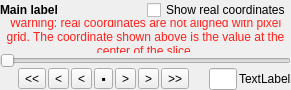
<?xml version="1.0" encoding="UTF-8"?>
<ui version="4.0">
 <class>Form</class>
 <widget class="QWidget" name="Form">
  <property name="geometry">
   <rect>
    <x>0</x>
    <y>0</y>
    <width>291</width>
    <height>90</height>
   </rect>
  </property>
  <property name="windowTitle">
   <string>Form</string>
  </property>
  <layout class="QVBoxLayout" name="verticalLayout">
   <property name="spacing">
    <number>0</number>
   </property>
   <property name="margin">
    <number>0</number>
   </property>
   <item>
    <layout class="QHBoxLayout" name="horizontalLayout_4">
     <item>
      <widget class="QLabel" name="text_label">
       <property name="font">
        <font>
         <weight>75</weight>
         <bold>true</bold>
        </font>
       </property>
       <property name="text">
        <string>Main label</string>
       </property>
      </widget>
     </item>
     <item>
      <spacer name="horizontalSpacer_4">
       <property name="orientation">
        <enum>Qt::Horizontal</enum>
       </property>
       <property name="sizeHint" stdset="0">
        <size>
         <width>40</width>
         <height>20</height>
        </size>
       </property>
      </spacer>
     </item>
     <item>
      <widget class="QCheckBox" name="bool_use_world">
       <property name="text">
        <string>Show real coordinates</string>
       </property>
       <property name="checkable">
        <bool>true</bool>
       </property>
       <property name="checked">
        <bool>false</bool>
       </property>
      </widget>
     </item>
    </layout>
   </item>
   <item>
    <widget class="QLabel" name="text_warning">
     <property name="styleSheet">
      <string notr="true">color: rgb(255, 33, 28)</string>
     </property>
     <property name="text">
      <string>Warning: real coordinates are not aligned with pixel grid. The coordinate shown above is the value at the center of the slice.</string>
     </property>
     <property name="alignment">
      <set>Qt::AlignCenter</set>
     </property>
     <property name="wordWrap">
      <bool>true</bool>
     </property>
    </widget>
   </item>
   <item>
    <layout class="QHBoxLayout" name="horizontalLayout_2">
     <property name="spacing">
      <number>10</number>
     </property>
     <item>
      <widget class="QSlider" name="value_slice_center">
       <property name="orientation">
        <enum>Qt::Horizontal</enum>
       </property>
      </widget>
     </item>
    </layout>
   </item>
   <item>
    <layout class="QHBoxLayout" name="horizontalLayout">
     <property name="spacing">
      <number>2</number>
     </property>
     <item>
      <spacer name="horizontalSpacer">
       <property name="orientation">
        <enum>Qt::Horizontal</enum>
       </property>
       <property name="sizeHint" stdset="0">
        <size>
         <width>40</width>
         <height>20</height>
        </size>
       </property>
      </spacer>
     </item>
     <item>
      <widget class="QToolButton" name="button_first">
       <property name="toolTip">
        <string>Go to first slice</string>
       </property>
       <property name="text">
        <string>&lt;&lt;</string>
       </property>
       <property name="iconSize">
        <size>
         <width>16</width>
         <height>16</height>
        </size>
       </property>
      </widget>
     </item>
     <item>
      <widget class="QToolButton" name="button_prev">
       <property name="toolTip">
        <string>Go to previous slice</string>
       </property>
       <property name="text">
        <string>&lt;</string>
       </property>
       <property name="iconSize">
        <size>
         <width>16</width>
         <height>16</height>
        </size>
       </property>
      </widget>
     </item>
     <item>
      <widget class="QToolButton" name="button_back">
       <property name="toolTip">
        <string>Play backwards (click multiple times to speed up)</string>
       </property>
       <property name="text">
        <string>&lt;</string>
       </property>
       <property name="iconSize">
        <size>
         <width>16</width>
         <height>16</height>
        </size>
       </property>
      </widget>
     </item>
     <item>
      <widget class="QToolButton" name="button_stop">
       <property name="toolTip">
        <string>Stop the playback</string>
       </property>
       <property name="text">
        <string>▪</string>
       </property>
       <property name="iconSize">
        <size>
         <width>16</width>
         <height>16</height>
        </size>
       </property>
      </widget>
     </item>
     <item>
      <widget class="QToolButton" name="button_forw">
       <property name="toolTip">
        <string>Play forwards (click multiple times to speed up)</string>
       </property>
       <property name="text">
        <string>&gt;</string>
       </property>
       <property name="iconSize">
        <size>
         <width>16</width>
         <height>16</height>
        </size>
       </property>
      </widget>
     </item>
     <item>
      <widget class="QToolButton" name="button_next">
       <property name="toolTip">
        <string>Go to next slice</string>
       </property>
       <property name="text">
        <string>&gt;</string>
       </property>
       <property name="iconSize">
        <size>
         <width>16</width>
         <height>16</height>
        </size>
       </property>
       <property name="autoRepeat">
        <bool>true</bool>
       </property>
      </widget>
     </item>
     <item>
      <widget class="QToolButton" name="button_last">
       <property name="toolTip">
        <string>Go to last slice</string>
       </property>
       <property name="text">
        <string>&gt;&gt;</string>
       </property>
       <property name="iconSize">
        <size>
         <width>16</width>
         <height>16</height>
        </size>
       </property>
      </widget>
     </item>
     <item>
      <spacer name="horizontalSpacer_2">
       <property name="orientation">
        <enum>Qt::Horizontal</enum>
       </property>
       <property name="sizeHint" stdset="0">
        <size>
         <width>40</width>
         <height>20</height>
        </size>
       </property>
      </spacer>
     </item>
     <item>
      <widget class="QLineEdit" name="text_slider_label">
       <property name="maximumSize">
        <size>
         <width>50</width>
         <height>16777215</height>
        </size>
       </property>
       <property name="alignment">
        <set>Qt::AlignRight|Qt::AlignTrailing|Qt::AlignVCenter</set>
       </property>
      </widget>
     </item>
     <item>
      <widget class="QLabel" name="text_slider_unit">
       <property name="text">
        <string>TextLabel</string>
       </property>
      </widget>
     </item>
    </layout>
   </item>
  </layout>
 </widget>
 <resources/>
 <connections/>
</ui>
